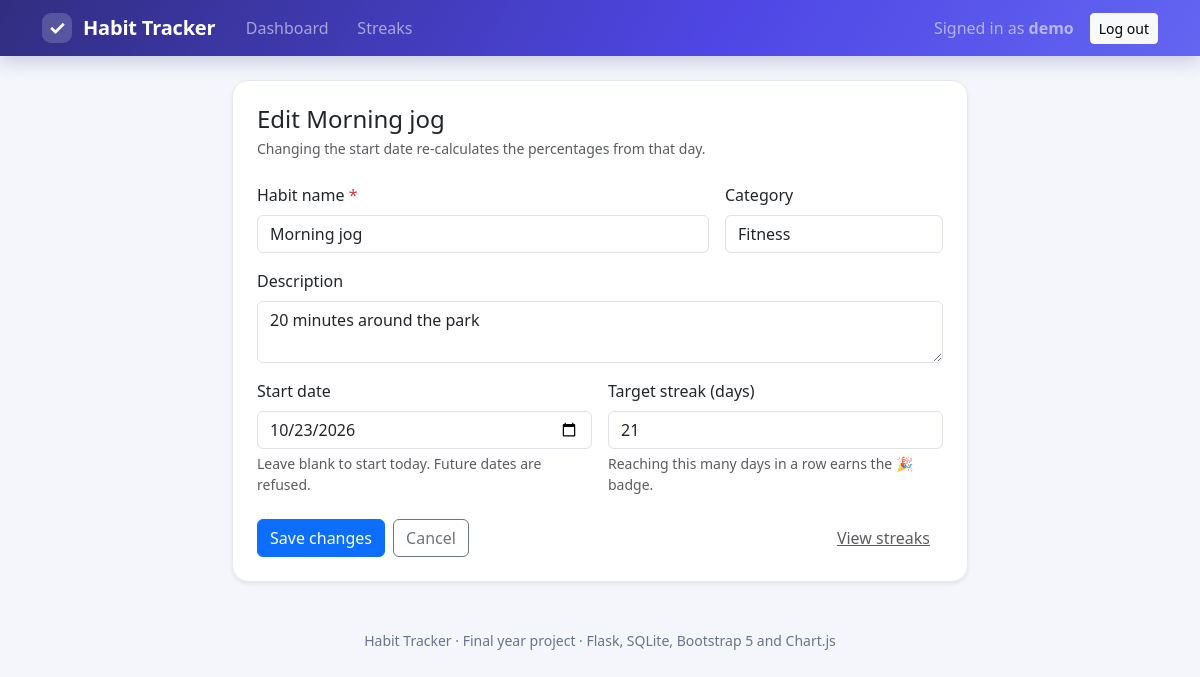
The page /habits/1/edit (signed in) on the database its author committed.
### models.py (models this page shows, shortened)
class User(UserMixin, db.Model):
    __tablename__ = "users"
    id = db.Column(db.Integer, primary_key=True)
    username = db.Column(db.String(40), unique=True, nullable=False, index=True)
    email = db.Column(db.String(120), unique=True, nullable=False, index=True)
    password_hash = db.Column(db.String(255), nullable=False)
    created_at = db.Column(db.Date, nullable=False, default=date.today)
    habits = db.relationship(
        "Habit",
        back_populates="owner",
        cascade="all, delete-orphan",
        lazy="dynamic",
    )

class Habit(db.Model):
    __tablename__ = "habits"
    id = db.Column(db.Integer, primary_key=True)
    user_id = db.Column(
        db.Integer,
        db.ForeignKey("users.id", ondelete="CASCADE"),
        nullable=False,
        index=True,
    )
    name = db.Column(db.String(60), nullable=False)
    description = db.Column(db.String(200), nullable=False, default="")
    category = db.Column(db.String(30), nullable=False, default="General")
    target_days = db.Column(db.Integer, nullable=False, default=21)
    created_at = db.Column(db.Date, nullable=False, default=date.today, index=True)
    owner = db.relationship("User", back_populates="habits")
    completions = db.relationship(
        "Completion",
        back_populates="habit",
        cascade="all, delete-orphan",
        lazy="dynamic",
        order_by="Completion.completed_date",
    )

### habits.py (the view, shortened to what this page needs)
@habits_bp.route("/habits/<int:habit_id>/edit", methods=["GET", "POST"])
@login_required
def edit(habit_id: int):
    habit = get_owned_habit(habit_id)
    values = values_from_habit(habit)
    return render_template(
        "habit_form.html",
        title=f"Edit {habit.name}",
        subtitle="Changing the start date re-calculates the percentages from that day.",
        submit_label="Save changes",
        values=values,
        habit=habit,
    )

### habits.py (called while the page is built)
def get_owned_habit(habit_id: int) -> Habit:
    habit = db.session.get(Habit, habit_id)
    if habit is None or habit.user_id != current_user.id:
        abort(404)
    return habit

def values_from_habit(habit: Habit) -> dict:
    return {
        "name": habit.name,
        "description": habit.description,
        "category": habit.category,
        "start_date": habit.created_at.isoformat(),
        "target_days": str(habit.target_days),
    }

### templates/habit_form.html (shortened to what this page needs)
{% extends "base.html" %}
{% block content %}
<div class="row justify-content-center">
  <div class="col-lg-8">
    <div class="card shadow-sm">
      <div class="card-body p-4">
        <h1 class="h4 mb-1">{{ title }}</h1>
        <p class="text-muted small mb-4">{{ subtitle }}</p>
        <form method="post" novalidate>
          <div class="row g-3">
            <div class="col-md-8">
              <label class="form-label" for="name">Habit name <span class="text-danger">*</span></label>
              <input class="form-control" id="name" name="name" type="text"
                     value="{{ values.name }}" maxlength="60" required autofocus
                     placeholder="e.g. Morning jog">
            </div>
            <div class="col-md-4">
              <label class="form-label" for="category">Category</label>
              <input class="form-control" id="category" name="category" type="text"
                     value="{{ values.category }}" maxlength="30" placeholder="General">
            </div>
            <div class="col-12">
              <label class="form-label" for="description">Description</label>
              <textarea class="form-control" id="description" name="description" rows="2"
                        maxlength="200" placeholder="Optional: what does 'done' look like?">{{ values.description }}</textarea>
            </div>
            <div class="col-md-6">
              <label class="form-label" for="start_date">Start date</label>
              <input class="form-control" id="start_date" name="start_date" type="date"
                     value="{{ values.start_date }}" max="{{ today.isoformat() }}">
              <div class="form-text">Leave blank to start today. Future dates are refused.</div>
            </div>
            <div class="col-md-6">
              <label class="form-label" for="target_days">Target streak (days)</label>
              <input class="form-control" id="target_days" name="target_days" type="number"
                     value="{{ values.target_days }}" min="1" max="365" step="1">
              <div class="form-text">Reaching this many days in a row earns the 🎉 badge.</div>
            </div>
          </div>
          <div class="d-flex gap-2 mt-4">
            <button type="submit" class="btn btn-primary">{{ submit_label }}</button>
            <a class="btn btn-outline-secondary" href="{{ url_for('habits.dashboard') }}">Cancel</a>
            {% if habit %}
              <a class="btn btn-link ms-auto text-muted"
                 href="{{ url_for('streaks.streaks', habit_id=habit.id) }}">View streaks</a>
            {% endif %}
          </div>
        </form>
      </div>
    </div>
  </div>
</div>
{% endblock %}

### templates/base.html (shortened to what this page needs)
<!doctype html>
<html lang="en">
<head>
  <link rel="stylesheet" href="{{ url_for('static', filename='vendor/bootstrap.min.css') }}">
  <link rel="stylesheet" href="{{ url_for('static', filename='css/style.css') }}">
</head>
<body>
<nav class="navbar navbar-expand-lg navbar-dark app-navbar">
  <div class="container">
    <a class="navbar-brand" href="{{ url_for('habits.dashboard') if current_user.is_authenticated else url_for('auth.login') }}">
      <span class="brand-mark">✓</span> Habit Tracker
    </a>
    <div class="collapse navbar-collapse" id="mainNav">
      {% if current_user.is_authenticated %}
        <ul class="navbar-nav me-auto">
          <li class="nav-item">
            <a class="nav-link {{ 'active' if request.endpoint == 'habits.dashboard' }}"
               href="{{ url_for('habits.dashboard') }}">Dashboard</a>
          </li>
          <li class="nav-item">
            <a class="nav-link {{ 'active' if request.endpoint and request.endpoint.startswith('streaks.') }}"
               href="{{ url_for('streaks.streaks') }}">Streaks</a>
          </li>
        </ul>
        <ul class="navbar-nav align-items-lg-center">
          <li class="nav-item">
            <span class="navbar-text me-lg-3">Signed in as <strong>{{ current_user.username }}</strong></span>
          </li>
          <li class="nav-item">
            <form method="post" action="{{ url_for('auth.logout') }}" class="d-inline">
              <button type="submit" class="btn btn-sm btn-light">Log out</button>
            </form>
          </li>
        </ul>
      {% endif %}
    </div>
  </div>
</nav>
<main class="py-4">
  <div class="container">
    {% block content %}{% endblock %}
  </div>
</main>
<footer class="app-footer">
  <div class="container small">
    Habit Tracker · Final year project · Flask, SQLite, Bootstrap 5 and Chart.js
  </div>
</footer>
</body>
</html>

### static/css/style.css (style rules this page uses)
:root { --app-bg: #f4f6fb; --line: #e4e9f3; --ink: #141b2d; --muted: #68738c; --accent: #4f46e5; --accent-dark: #4338ca; --accent-soft: #eef0ff; --green: #15803d; --red: #dc2626; --gold: #b45309; --shadow: 0 8px 24px rgba(20, 30, 60, 0.05); }
body { background: var(--app-bg); color: var(--ink); }
a { color: var(--accent); }
.app-navbar { background: linear-gradient(120deg, #312e81, #4f46e5 60%, #6366f1); box-shadow: 0 6px 18px rgba(49, 46, 129, 0.22); }
.navbar-brand { font-weight: 700; letter-spacing: -0.2px; }
.brand-mark { display: inline-grid; place-items: center; width: 30px; height: 30px; border-radius: 9px; background: rgba(255, 255, 255, 0.18); margin-right: 6px; }
.navbar .nav-link { border-radius: 999px; padding: 0.35rem 0.9rem !important; }
.card { border: 1px solid var(--line); border-radius: 16px; box-shadow: var(--shadow); }
.card-body { border-radius: 16px; }
.app-footer { padding: 1.5rem 0 2rem; color: var(--muted); text-align: center; }

### rows shown on the page
User: username "demo"
Habit: name "Morning jog", category "Fitness", description "20 minutes around the park"

### other values the page prints
{{ title }} "Edit Morning jog"
{{ subtitle }} "Changing the start date re-calculates the percentages from that day."
{{ submit_label }} "Save changes"
